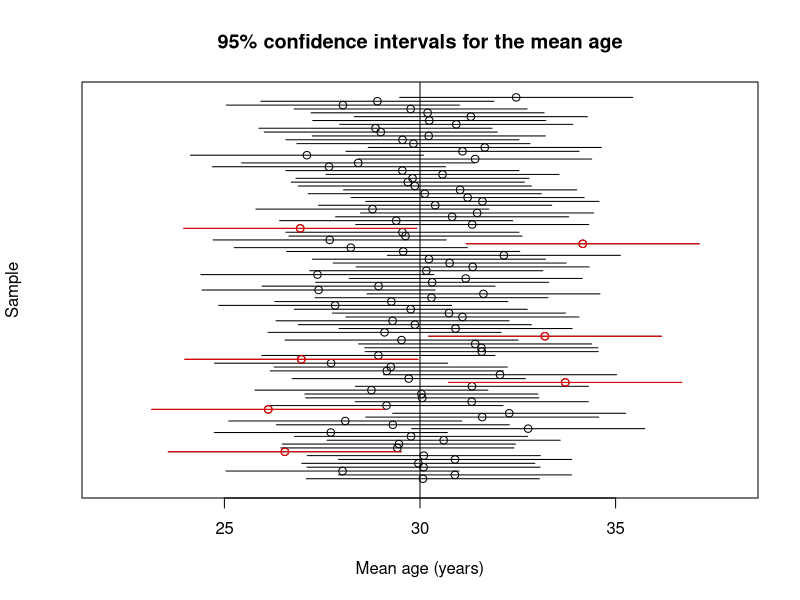

Write the R code that produced this figure.
# Population parameters
mu <- 30
sd <- 4.8
n_in_study <- 10

# Take 100 samples of 10 people, measure ages in each set of 10 people
different_studies <- 100
set.seed(1042)
study_measurements_age <- list()
for (i in 1:different_studies) {
  study_measurements_age[[i]] <-  rnorm(n_in_study, mu, sd)
}

# Calculate sample means and 95% confidence intervals
sample.means   <- sapply(study_measurements_age, mean)
sample.cl   <- sapply(study_measurements_age, function (x) mean(x) - 1.96*1.52)
sample.cu   <- sapply(study_measurements_age, function (x) mean(x) + 1.96*1.52)

# Extract means and CIs for samples which miss the true value
out <- ((sample.cl>30) + (sample.cu<30))
out.means <- sample.means[out==1]
out.cl <- sample.cl[out==1]
out.cu <- sample.cu[out==1]
out.samples <- seq(1,100,1)[out==1]

# Graph all the sample means and CIs
options(repr.plot.width=5, repr.plot.height=6)
plot(sample.means, seq(1,100,1), main="95% confidence intervals for the mean age", xlab="Mean age (years)", ylab="Sample", xlim=c(22, 38), ylim=c(0, 100), yaxt="none")
abline(v=30)
for (i in 1:100) {
  eval(lines(c(sample.cl[i], sample.cu[i]), c(i, i)))
}

# Highlight the CIs that miss the true value in red
points(out.means, out.samples, col="red")
for (i in 1:length(out.samples)) {
  eval(lines(c(out.cl[i], out.cu[i]), c(out.samples[i],out.samples[i]), col="red"))
}
